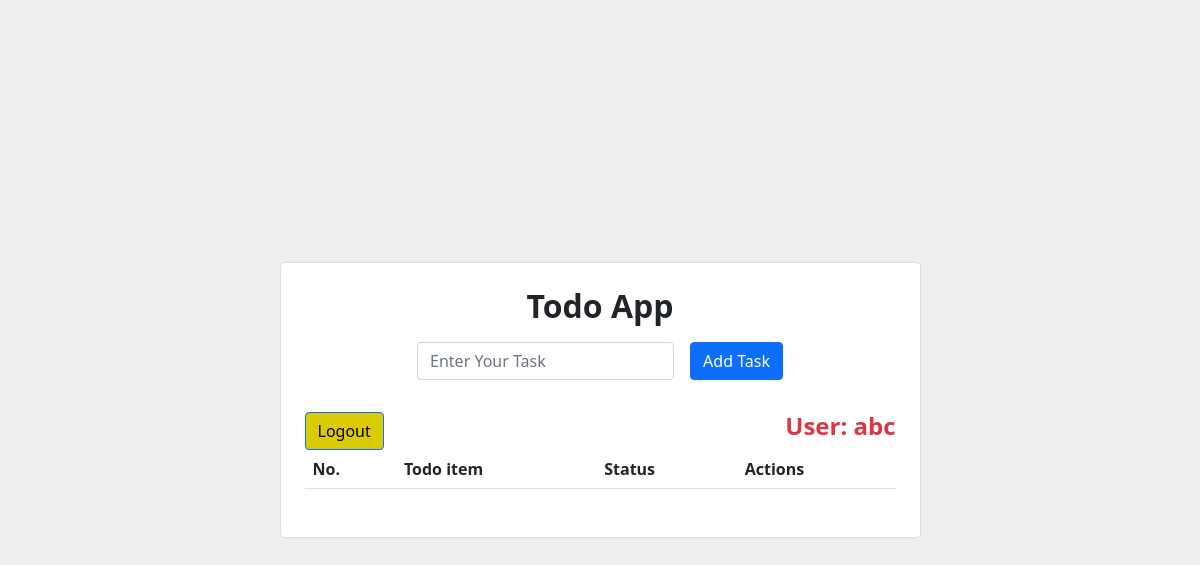
Page / (signed in) on the earlier database version.
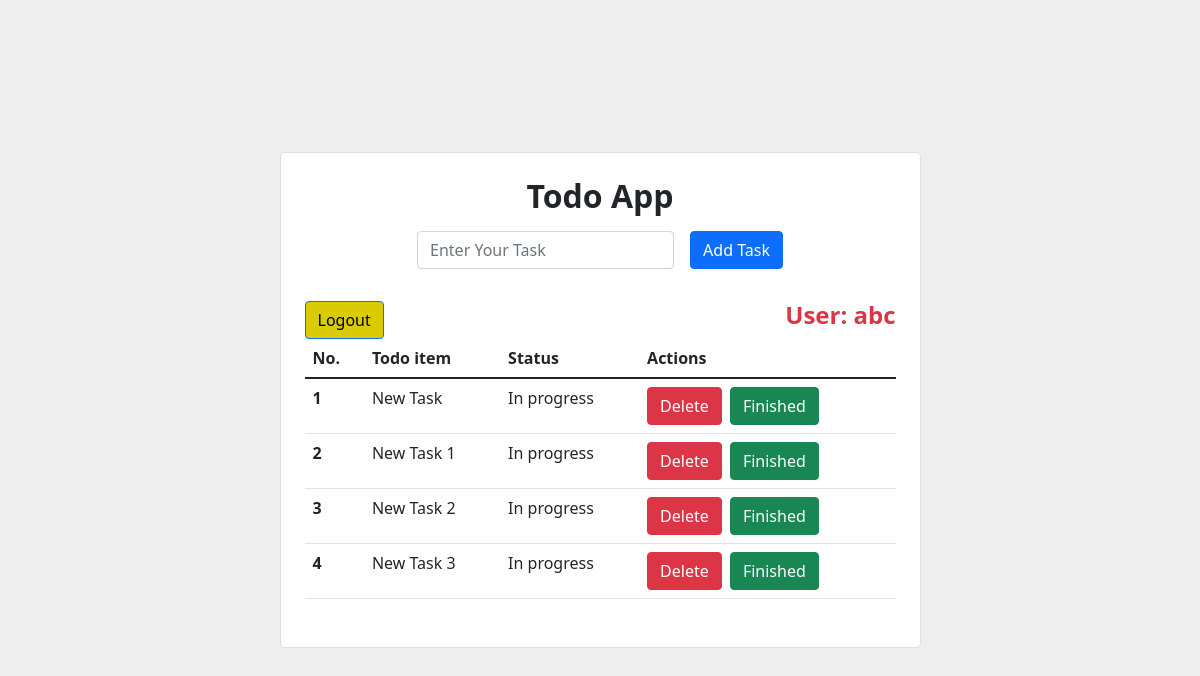
Same page on the later database version.
### TodoApp/models.py (models this page shows, shortened)
class todo(models.Model):
    user = models.ForeignKey( User, related_name='user_todo', on_delete=models.CASCADE)
    todo_description = models.CharField(max_length= 500)
    status = models.BooleanField(default= False)
    created_date = models.DateTimeField(auto_now_add=True)
    updated_date = models.DateTimeField(auto_now_add=True)

### TodoApp/views.py (the view)
# urls.py: path('', views.home, name='home'),
@login_required
def home(request):
    current_user = request.user
    all_task= todo.objects.filter(user=current_user)
    if request.method == "POST":
        name = request.POST.get('todo_name')
        New_todo = todo(user=request.user,todo_description=name)
        New_todo.save()
        messages.success(request, "New Task Created !!")
        return redirect ('home')
    context={
        'all_task':all_task
    }
    return render(request, 'home.html',context)

### templates/home.html (shortened to what this page needs)
{% load static %}
<link rel="stylesheet" href="https://cdn.jsdelivr.net/npm/bootstrap@5.1.3/dist/css/bootstrap.min.css">
<section class="vh-100" style="background-color: #eee;">
    <div class="container py-5 h-100">
      <div class="row d-flex justify-content-center align-items-center h-100">
        <div class="col col-lg-9 col-xl-7">
          <div class="card rounded-3">
            <div class="card-body p-4">
              <h2 class="text-center fw-bold ">Todo App</h2>
              <form method="POST" action="{% url 'home' %}" class="row row-cols-lg-auto g-3 justify-content-center align-items-center mb-4 pb-2">
                <div class="col-12">
                  <div class="form-outline">
                    <input type="text" id="form1" name="todo_name" class="form-control" required placeholder="Enter Your Task"/>
                  </div>
                </div>
                <div class="col-12">
                  <button type="submit"  class="btn btn-primary">Add Task</button>
                </div>
              </form>
              <div class="d-flex">
                <a href="{% url 'logout' %}"><button style="background: rgb(218, 203, 4); color: rgb(0, 0, 0);" type="submit" class="btn btn-primary">Logout</button></a>
                <h4 class="text-danger fw-bolder  ms-auto">User: {{user.username}}</h4>
              </div>
              <table class="table mb-4">
                <thead>
                  <tr>
                    <th scope="col">No.</th>
                    <th scope="col">Todo item</th>
                    <th scope="col">Status</th>
                    <th scope="col">Actions</th>
                  </tr>
                </thead>
                <tbody>
                  {% for task in all_task %}
                  <tr>
                    <th scope="row">{{forloop.counter}}</th>
                    <td>{{task.todo_description}}</td>
                    {% if task.status == False %}
                    <td>In progress</td>
                    {% else %}
                    <td>Completed</td>
                    {% endif %}
                    <td>
                      <a href="{% url 'delete' task.id %}"><button type="submit" class="btn btn-danger">Delete</button></a>
                      <a href="{% url 'update' task.id %}"><button type="submit" class="btn btn-success ms-1">Finished</button></a>
                    </td>
                  </tr>
                  {% endfor %}
                </tbody>
              </table>
            </div>
          </div>
        </div>
      </div>
    </div>
  </section>

Differences in the rows shown:
added todo: todo_description "New Task", status "In progress"
added todo: todo_description "New Task 1", status "In progress"
added todo: todo_description "New Task 2", status "In progress"
added todo: todo_description "New Task 3", status "In progress"
